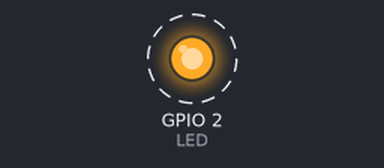
The sketch below on a simulated ESP32. Shown: output pins drawn as LEDs (lit = HIGH). Dashed ring = blinking. What the sketch prints to the serial monitor is not drawn.

Above: at 0.7 s.
Timing chart, 0 to 3.5 s (numbered marks = the images above):
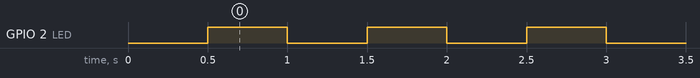

Measured:
- by itself, GPIO 2 (LED): alternates HIGH for 0.50 s and LOW for 0.50 s

The sketch:

01_selfcheck.ino
```cpp
// 阶段 1.1 / 1.2：最小自检 —— 串口能打印、GPIO 能输出
// 结论：烧录链路、USB 串口、GPIO 全部正常（2026-11-18 验证通过）

#define LED 2   // 板载灯接 GPIO2（不用 LED_BUILTIN：ESP32 核心 3.x 未给通用板型定义该宏）

void setup() {
  Serial.begin(115200);
  pinMode(LED, OUTPUT);
  delay(500);
  Serial.println();
  Serial.println("=== boot ===");
  Serial.println("serial ok @ 115200");
}

void loop() {
  digitalWrite(LED, HIGH);
  Serial.println("tick: LED on");
  delay(500);
  digitalWrite(LED, LOW);
  Serial.println("tick: LED off");
  delay(500);
}
```
